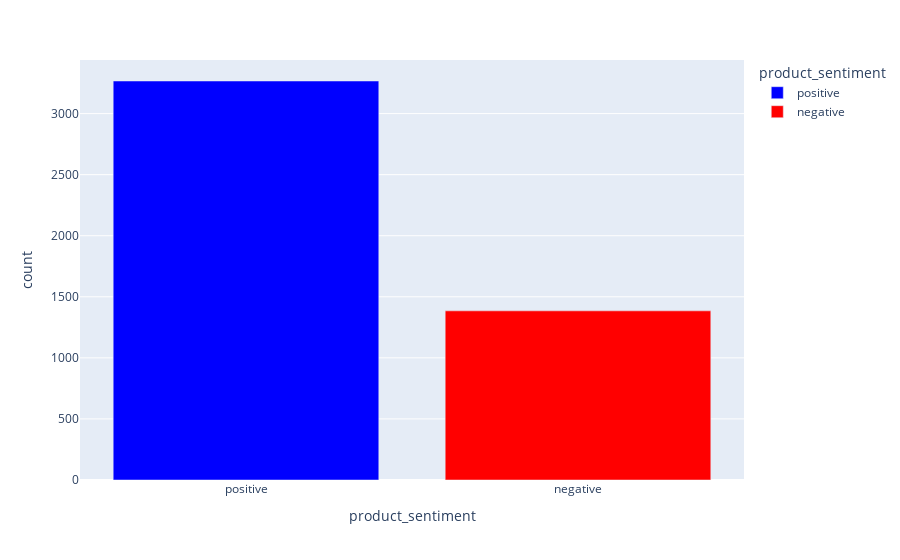

Here is the notebook cell this chart was saved with:
### Markdown cell above
### Potting Bar Graph for Product Sentiments

### Code cell
# 1. Desktops

series1 = desktopdf['bi_nb_prediction'].value_counts()
df_result1 = pd.DataFrame(series1)
df_result1 = df_result1.reset_index()  
df_result1.columns = ['product_sentiment', 'count']
display(df_result1)

fig = px.bar(df_result1, 
             x='product_sentiment', y='count',
             color = 'product_sentiment',
             color_discrete_sequence=["blue", "red", "grey"])
fig.show()

### Figure 1 — Plotly figure (JSON) as saved in the notebook; plotly's stock layout.template omitted (floating-point values rounded to 4 significant figures)
{"data": [{"alignmentgroup": "True", "hovertemplate": "product_sentiment=%{x}<br>count=%{y}<extra></extra>", "legendgroup": "positive", "marker": {"color": "blue", "pattern": {"shape": ""}}, "name": "positive", "offsetgroup": "positive", "orientation": "v", "showlegend": true, "textposition": "auto", "type": "bar", "x": ["positive"], "xaxis": "x", "y": [3267], "yaxis": "y"}, {"alignmentgroup": "True", "hovertemplate": "product_sentiment=%{x}<br>count=%{y}<extra></extra>", "legendgroup": "negative", "marker": {"color": "red", "pattern": {"shape": ""}}, "name": "negative", "offsetgroup": "negative", "orientation": "v", "showlegend": true, "textposition": "auto", "type": "bar", "x": ["negative"], "xaxis": "x", "y": [1385], "yaxis": "y"}], "layout": {"barmode": "relative", "legend": {"title": {"text": "product_sentiment"}, "tracegroupgap": 0}, "margin": {"t": 60}, "xaxis": {"anchor": "y", "categoryarray": ["positive", "negative"], "categoryorder": "array", "domain": [0, 1], "title": {"text": "product_sentiment"}}, "yaxis": {"anchor": "x", "domain": [0, 1], "title": {"text": "count"}}}}
